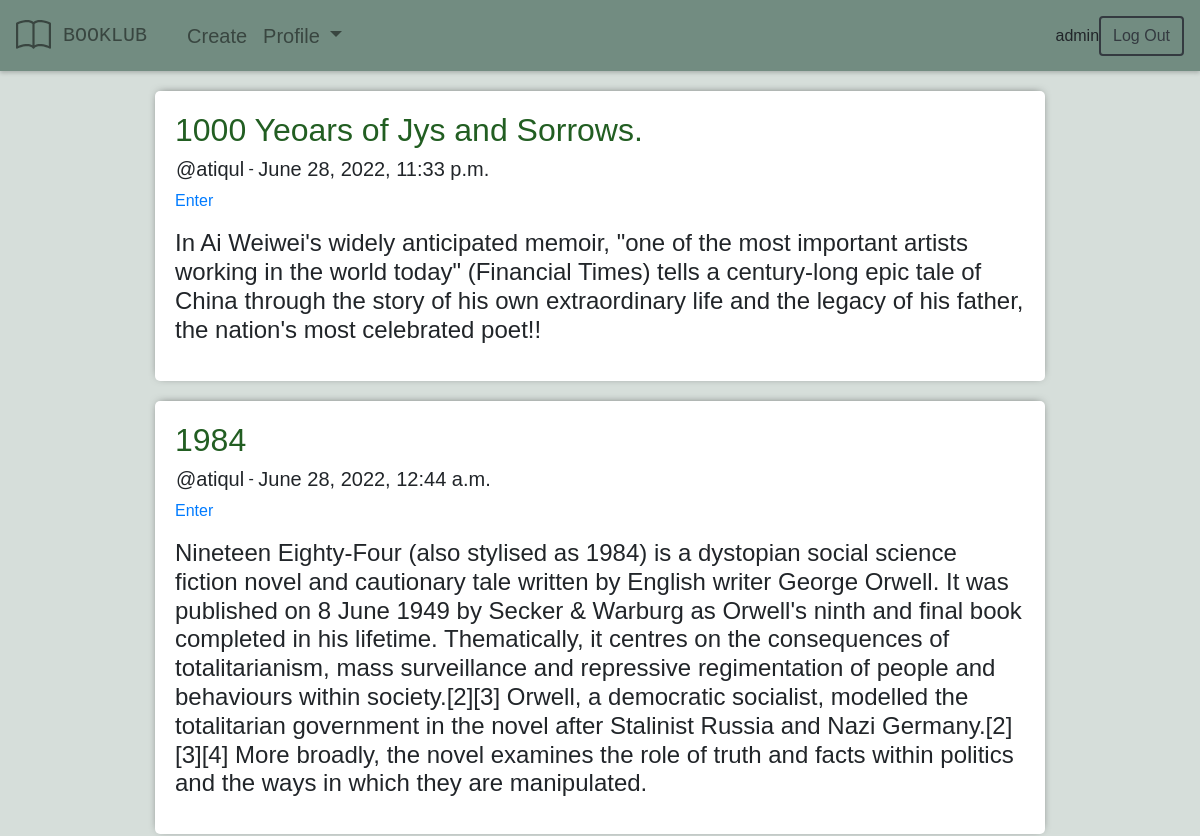
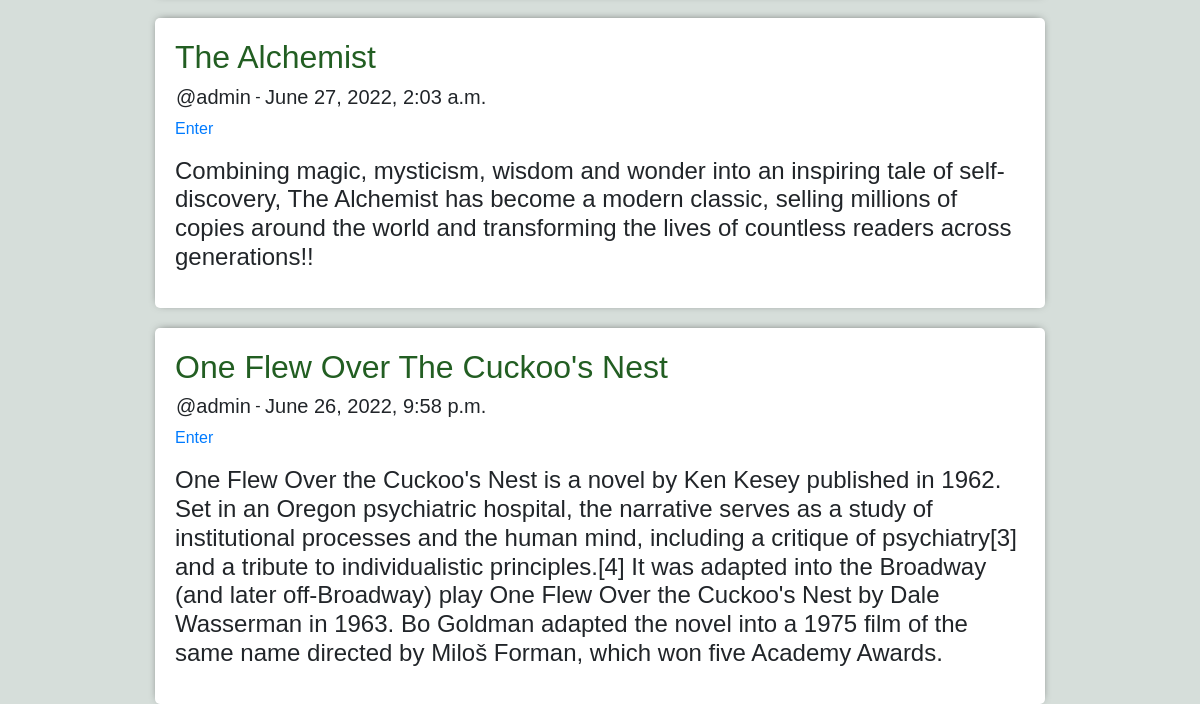
Before: / (signed in, upper part) with the older database file (2 pictures, top to bottom).
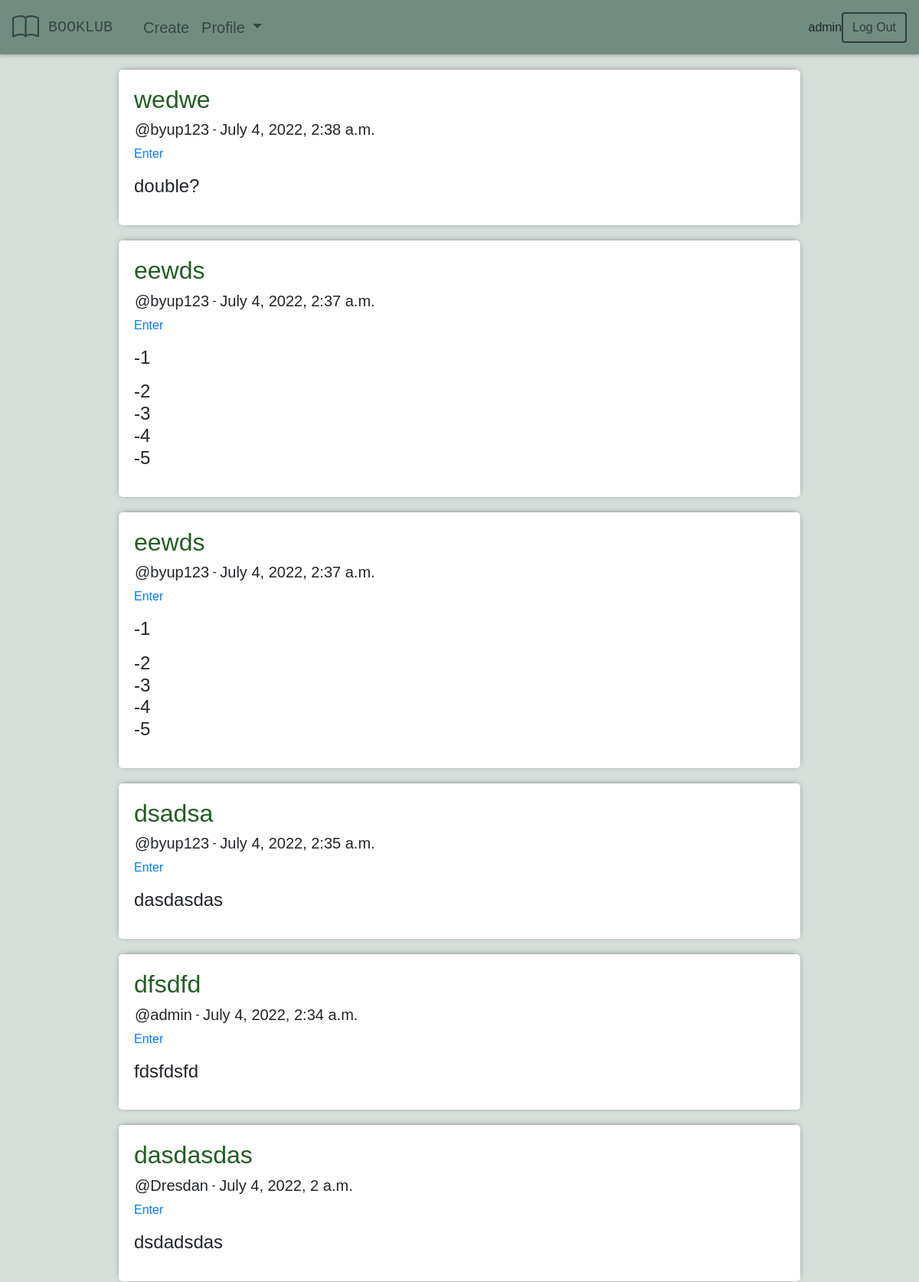
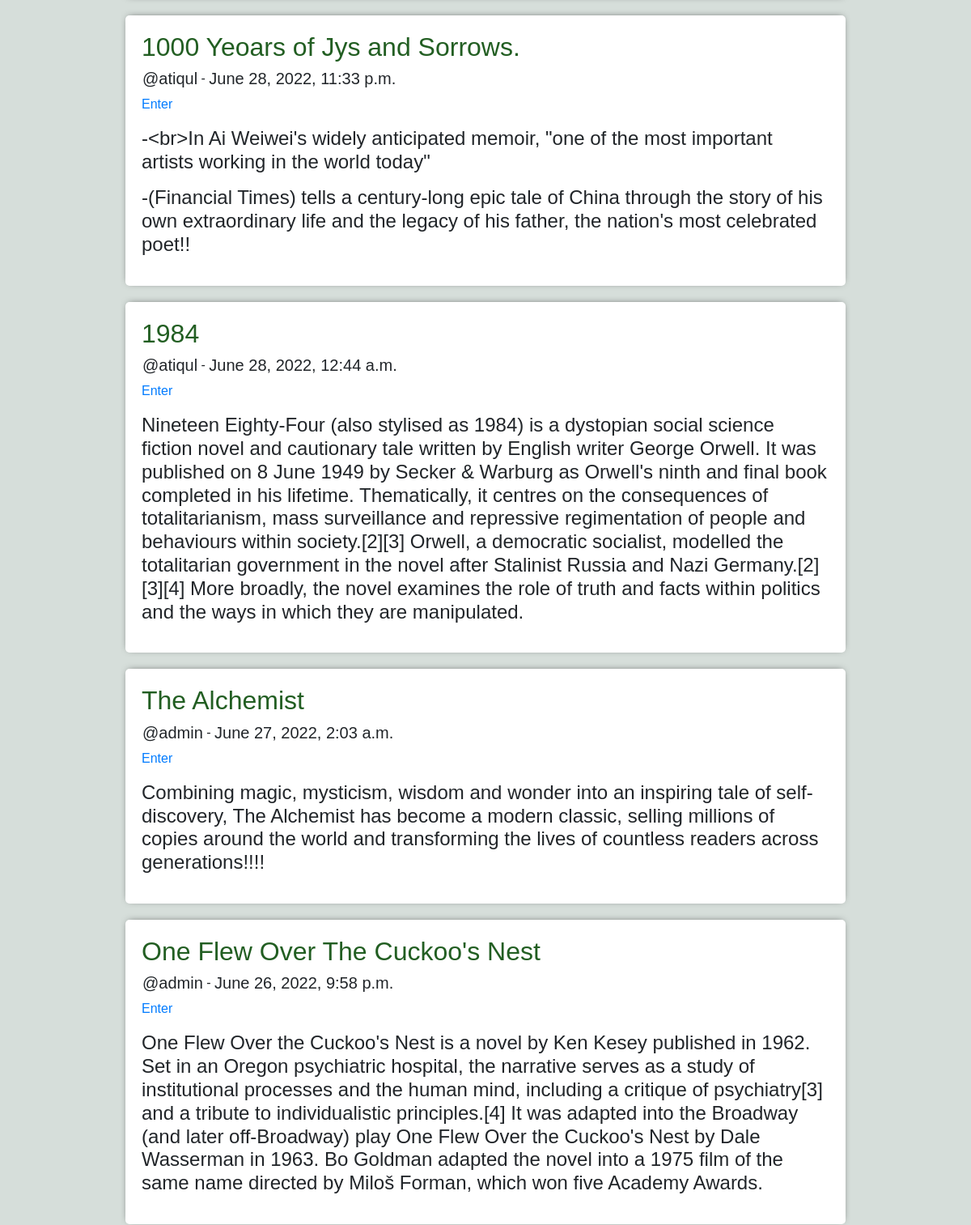
After: the same page with the newer database file (2 pictures, top to bottom).
### backend/models.py (models this page shows, shortened)
class Room(models.Model):
    host = models.ForeignKey(User, on_delete=models.CASCADE)
    name = models.CharField(max_length=255)
    description = models.TextField(null=True)
    date_created = models.DateTimeField(default=datetime.datetime.now)
    class Meta:
        ordering = ['-date_created',]

### backend/views.py (the view)
# urls.py: path('', home.as_view(), name='home'),
class home(LoginRequiredMixin, ListView):
    template_name = 'backend/home.html'
    model = models.Room
    context_object_name = 'rooms'

### backend/templates/backend/home.html
{% extends 'index.html' %}
{% block page %}
{% if request.user.is_authenticated %}
<div class="bg-container-custom">
    <div class="container-fluid center-column-home">
            {% for room in rooms %}
            <div class="item-row">
                <h2 style="color: var(--dark-text);">{{ room.name }}</h2>
                <div class="row pl-3"><h5>@{{ room.host.username }}</h5>&nbsp;-&nbsp;<h5>{{ room.date_created }}</h5>
            </div>
                <a href="{% url 'chat-room' room.id %}">Enter</a>
                <h4 class="pt-3">{{ room.description|linebreaks }}</h4>
            </div>
            {% endfor %}
    </div>
</div>
{% endif %}
{% endblock page %}

### templates/index.html (shortened to what this page needs)
{% load static %}
<!DOCTYPE html>
<html lang="en">
  <head>
    <link rel="stylesheet" href="https://cdn.jsdelivr.net/npm/bootstrap@4.3.1/dist/css/bootstrap.min.css">
    <link rel="stylesheet" type="text/css" href="{% static '/css/main.css' %}">
  </head>
  <body>
    {% include 'navbar.html' %}
	  {% block page %}
    {% endblock page %}
  </body>
</html>

### templates/navbar.html (shortened to what this page needs)
{% if request.user.is_authenticated %}
<nav class="navbar navbar-expand-lg navbar-light navbar-custom">
    <a class="navbar-brand" href="{% url 'home' %}">
        <div class="navbar-brand" style="font-family: 'OCR A Std', monospace; color:rgba(0,0,0,.5);">
            BOOKLUB
        </div>
    </a>
    <div class="collapse navbar-collapse" id="navbarSupportedContent">
      <ul class="navbar-nav mr-auto">
        <li class="nav-item">
          <a class="nav-link nav-item-custom" href="{% url 'create-room' %}">Create</a>
        </li>
        <li class="nav-item dropdown">
          <a class="nav-link dropdown-toggle nav-item-custom" href="#" id="navbarDropdown" role="button" data-toggle="dropdown" aria-haspopup="true" aria-expanded="false">
            Profile
          </a>
        </li>
      </ul>
      <div>{{ request.user }}</div>
      <div class="form-inline my-2 my-lg-0">
        <a href="{% url 'logout' %}" class="btn btn-outline-dark my-2 my-sm-0">Log Out</a>
      </div>
    </div>
  </nav>
{% endif %}

### static/css/main.css (style rules this page uses)
:root { --dark-text: #225e22; --primary: #728C81; --secondary: #d6deda; --tirtiary: #f7f3e7; }
body { margin:0; padding:0; font-family: 'Raleway', sans-serif; background-color: var(--secondary); }
.btn { border-style: solid; border-width: 2px; }
.navbar-brand { color: #2D4838; }
.item-row { background-color: white; margin: 20px; padding: 20px; border-radius: 5px; font-size: 1em; box-shadow: 0px -1px 10px -4px rgba(0,0,0,0.75); }
.navbar-custom { background-color: var(--primary); box-shadow: 0 2px 4px 0 rgba(0,0,0,.2); }
.nav-item-custom { font-size: 1.25em; }
.center-column-home { width: 80vw; }
.bg-container-custom { background-color: var(--secondary); }

Changed rows visible on the page:
added Room: name "wedwe", host.username "byup123", date_created "July 4, 2022, 2:38 a.m.", description "double?"
added Room: name "eewds", host.username "byup123", date_created "July 4, 2022, 2:37 a.m.", description "-1 -2 -3 -4 -5"
added Room: name "eewds", host.username "byup123", date_created "July 4, 2022, 2:37 a.m.", description "-1 -2 -3 -4 -5"
added Room: name "dsadsa", host.username "byup123", date_created "July 4, 2022, 2:35 a.m.", description "dasdasdas"
added Room: name "dfsdfd", host.username "admin", date_created "July 4, 2022, 2:34 a.m.", description "fdsfdsfd"
added Room: name "dasdasdas", host.username "Dresdan", date_created "July 4, 2022, 2 a.m.", description "dsdadsdas"
changed Room "1000 Yeoars of Jys and Sorrows.": description "In Ai Weiwei's widely anticipated memoir, \"one of the most important artists working in the world today\" (Financial Times) tells a century-long…" → "-<br>In Ai Weiwei's widely anticipated memoir, \"one of the most important artists working in the world today\" -(Financial Times) tells a century-long…"
changed Room "The Alchemist": description "…of countless readers across generations!!" → "…of countless readers across generations!!!!"
